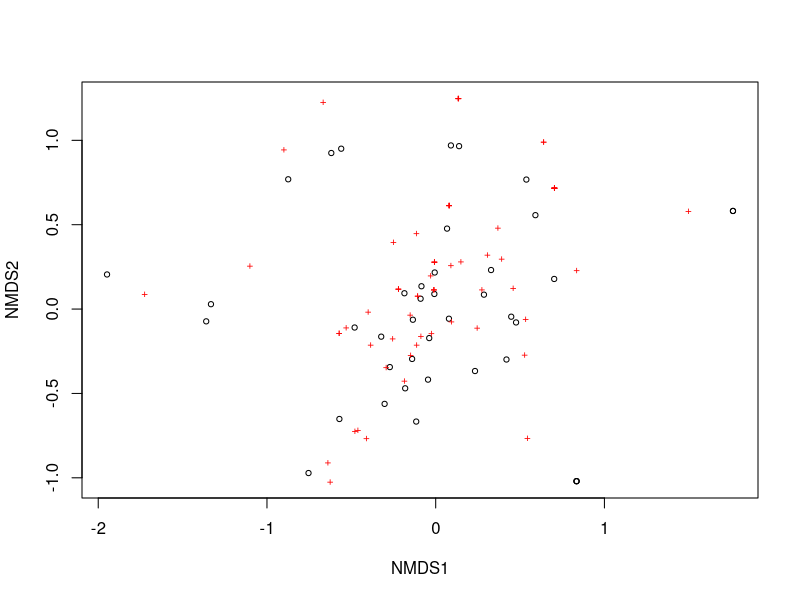

Write R code to recreate this figure.
## ---- chunk 1
knitr::opts_chunk$set(echo = TRUE)
library(vegan)
library(tidyverse)
library(readr)
## ---- chunk 2
taxon_count_data <- read_csv("data/taxon_count_data_internal_pipework.csv")
taxon_density <- taxon_count_data %>% 
  mutate(id = paste(area, quadrat_number)) %>% #some quadrats had multiple 'sample' so changed to just area and quadrat
  group_by(id, taxon, taxon_grouping_qualifier) %>% 
  mutate(density = count*multiply_by/divide_by/area_sampled*100) %>% #counts per m2
  summarise(avg_density = mean(density))
## ---- chunk 3
community_matrix <- taxon_density %>% 
  group_by(id) %>% 
  mutate(full_taxon_group = paste(taxon, taxon_grouping_qualifier)) %>% 
  select(id, full_taxon_group, avg_density) %>% 
  pivot_wider(names_from = full_taxon_group, values_from = avg_density) %>% 
  ungroup() %>% 
  column_to_rownames(var = "id")
community_matrix[is.na(community_matrix)] <- 0
community_matrix <- community_matrix %>% 
  filter_all(any_vars(. != 0))
## ---- chunk 4
internal_pipe_nmds <- metaMDS(community_matrix, k = 2)
plot(internal_pipe_nmds)
